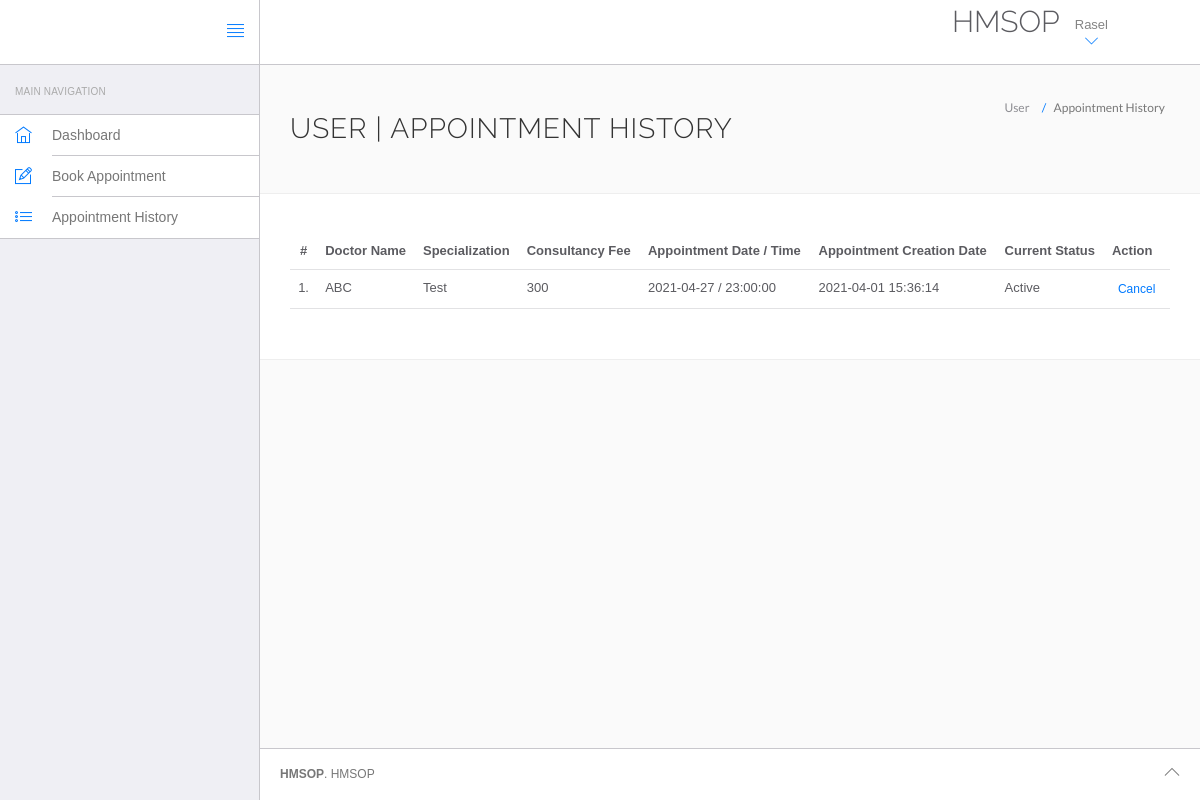
The page /hms/appointment-history.php (signed in) on the database its author committed.
### tables this page shows
CREATE TABLE `users` (
  `id` int(11) NOT NULL,
  `fullName` varchar(255) DEFAULT NULL,
  `address` longtext,
  `city` varchar(255) DEFAULT NULL,
  `gender` varchar(255) DEFAULT NULL,
  `email` varchar(255) DEFAULT NULL,
  `password` varchar(255) DEFAULT NULL,
  `regDate` timestamp NULL DEFAULT CURRENT_TIMESTAMP,
  `updationDate` timestamp NULL DEFAULT NULL ON UPDATE CURRENT_TIMESTAMP
);

CREATE TABLE `appointment` (
  `id` int(11) NOT NULL,
  `doctorSpecialization` int(11) NOT NULL,
  `doctorId` int(11) NOT NULL,
  `userId` int(11) NOT NULL,
  `consultancyFees` int(11) NOT NULL,
  `appointmentDate` date NOT NULL,
  `appointmentTime` time NOT NULL,
  `postingDate` timestamp NOT NULL DEFAULT CURRENT_TIMESTAMP,
  `userStatus` int(11) NOT NULL,
  `doctorStatus` int(11) NOT NULL,
  `updationDate` varchar(255) NOT NULL,
  `payment_status` tinyint(4) NOT NULL
);

CREATE TABLE `doctors` (
  `id` int(11) NOT NULL,
  `specilization_id` int(11) NOT NULL,
  `doctorName` varchar(255) DEFAULT NULL,
  `address` longtext,
  `docFees` varchar(255) DEFAULT NULL,
  `contactno` bigint(11) DEFAULT NULL,
  `docEmail` varchar(255) DEFAULT NULL,
  `password` varchar(255) DEFAULT NULL,
  `creationDate` timestamp NULL DEFAULT CURRENT_TIMESTAMP,
  `updationDate` timestamp NULL DEFAULT NULL ON UPDATE CURRENT_TIMESTAMP
);

CREATE TABLE `doctorspecilization` (
  `id` int(11) NOT NULL,
  `specilization` varchar(255) DEFAULT NULL,
  `creationDate` timestamp NULL DEFAULT CURRENT_TIMESTAMP,
  `updationDate` timestamp NULL DEFAULT NULL ON UPDATE CURRENT_TIMESTAMP
);

### hms/appointment-history.php (the view, shortened to what this page needs)
<?php
include('include/config.php');
?>
<!DOCTYPE html>
<html lang="en">
	<head>
		<link rel="stylesheet" href="vendor/bootstrap/css/bootstrap.min.css">
		<link rel="stylesheet" href="vendor/fontawesome/css/font-awesome.min.css">
		<link rel="stylesheet" href="vendor/themify-icons/themify-icons.min.css">
		<link href="vendor/animate.css/animate.min.css" rel="stylesheet" media="screen">
		<link href="vendor/perfect-scrollbar/perfect-scrollbar.min.css" rel="stylesheet" media="screen">
		<link href="vendor/switchery/switchery.min.css" rel="stylesheet" media="screen">
		<link href="vendor/bootstrap-touchspin/jquery.bootstrap-touchspin.min.css" rel="stylesheet" media="screen">
		<link href="vendor/select2/select2.min.css" rel="stylesheet" media="screen">
		<link href="vendor/bootstrap-datepicker/bootstrap-datepicker3.standalone.min.css" rel="stylesheet" media="screen">
		<link href="vendor/bootstrap-timepicker/bootstrap-timepicker.min.css" rel="stylesheet" media="screen">
		<link rel="stylesheet" href="assets/css/styles.css">
		<link rel="stylesheet" href="assets/css/plugins.css">
		<link rel="stylesheet" href="assets/css/themes/theme-1.css" id="skin_color" />
	</head>
	<body>
		<div id="app">
<?php include('include/sidebar.php');?>
			<div class="app-content">
					<?php include('include/header.php');?>
				<div class="main-content" >
					<div class="wrap-content container" id="container">
						<section id="page-title">
							<div class="row">
								<div class="col-sm-8">
									<h1 class="mainTitle">User  | Appointment History</h1>
																	</div>
								<ol class="breadcrumb">
									<li>
										<span>User </span>
									</li>
									<li class="active">
										<span>Appointment History</span>
									</li>
								</ol>
							</div>
						</section>
						<div class="container-fluid container-fullw bg-white">
									<div class="row">
								<div class="col-md-12">
									<table class="table table-hover" id="sample-table-1">
										<thead>
											<tr>
												<th class="center">#</th>
												<th class="hidden-xs">Doctor Name</th>
												<th>Specialization</th>
												<th>Consultancy Fee</th>
												<th>Appointment Date / Time </th>
												<th>Appointment Creation Date  </th>
												<th>Current Status</th>
												<th>Action</th>
											</tr>
										</thead>
										<tbody>
<?php
$sql=mysqli_query($con,"select doctors.doctorName as docname,appointment.*  from appointment join doctors on doctors.id=appointment.doctorId where appointment.userId='".$_SESSION['id']."'");
$cnt=1;
while($row=mysqli_fetch_array($sql))
{
?>
											<tr>
												<td class="center"><?php echo $cnt;?>.</td>
												<td class="hidden-xs"><?php echo $row['docname'];?></td>
												<?php
$sql2=mysqli_query($con,"SELECT * FROM `doctorspecilization` Where id ='".$row['doctorSpecialization']."'");
while($row2=mysqli_fetch_array($sql2))
{
?>
							<td><?php echo $row2['specilization'];?></td>
												<?php } ?>
												<td><?php echo $row['consultancyFees'];?></td>
												<td><?php echo $row['appointmentDate'];?> / <?php echo
												 $row['appointmentTime'];?>
												</td>
												<td><?php echo $row['postingDate'];?></td>
												<td>
					<?php
					if(($row['userStatus']==1) && ($row['doctorStatus']==1))
					{
						echo "Active";
					}
												?></td>
												<td >
												<div class="visible-md visible-lg hidden-sm hidden-xs">
		<?php
		if(!($row['doctorStatus']==0)){
		if(($row['userStatus']==1) && ($row['doctorStatus']==1)){ ?>
						<a href="appointment-history.php?id=<?php echo $row['id']?>&cancel=update"
						onClick="return confirm('Are you sure you want to cancel this appointment ?')"
							class="btn btn-transparent btn-xs tooltips" title="Cancel Appointment"
							tooltip-placement="top" tooltip="Remove">
								Cancel
							</a>
				<?php } else if(($row['userStatus']==0) && ($row['doctorStatus']==1)) {?>
							Not Active
							<?php } } else echo "You have no control " ;?>
												</div>
												</td>
											</tr>
											<?php
$cnt=$cnt+1;
											 }?>
										</tbody>
									</table>
								</div>
							</div>
								</div>
					</div>
				</div>
			</div>
	<?php include('include/footer.php');?>
		</div>
	</body>
</html>

### hms/include/header.php (shortened to what this page needs)
<header class="navbar navbar-default navbar-static-top">
					<div class="navbar-header">
						<a class="navbar-brand" href="#">
						</a>
						<a href="#" class="sidebar-toggler pull-right visible-md visible-lg" data-toggle-class="app-sidebar-closed" data-toggle-target="#app">
							<i class="ti-align-justify"></i>
						</a>
					</div>
					<div class="navbar-collapse collapse">
						<ul class="nav navbar-right">
								<li  style="padding-top:2% ">
								<h2 >HMSOP</h2>
							</li>
							<li class="dropdown current-user">
								<a href class="dropdown-toggle" data-toggle="dropdown">
									<img src="assets/images/avatar-1.jpg" alt=""> <span class="username">
									<?php $query=mysqli_query($con,"select fullName from users where id='".$_SESSION['id']."'");
while($row=mysqli_fetch_array($query))
{
	echo $row['fullName'];
}
									?> <i class="ti-angle-down"></i></i></span>
								</a>
							</li>
						</ul>
					</div>
				</header>

### hms/assets/css/themes/theme-1.css (style rules this page uses)
body { background: #FAFAFA; }
header .navbar-header { background: #ffffff !important; border-right-color: #c8c7cc !important; border-bottom-color: #c8c7cc !important; }
header .navbar-header .sidebar-toggler, header .navbar-header .sidebar-mobile-toggler { color: #007aff !important; }
header .navbar-header .navbar-brand { color: #777 !important; }
header .navbar-collapse { background: #ffffff !important; border-bottom-color: #c8c7cc !important; box-shadow: none !important; }
header .navbar-collapse .navbar-right > li > a { color: #777; }
header .navbar-collapse .navbar-right > li > a i { color: #007aff !important; }

### rows shown on the page
users: fullName "Rasel"
appointment: doctorId.doctorName "ABC", consultancyFees "300", appointmentDate "2021-04-27", appointmentTime "23:00:00", postingDate "2021-04-01 15:36:14", userStatus "Active"
doctorspecilization: specilization "Test"
